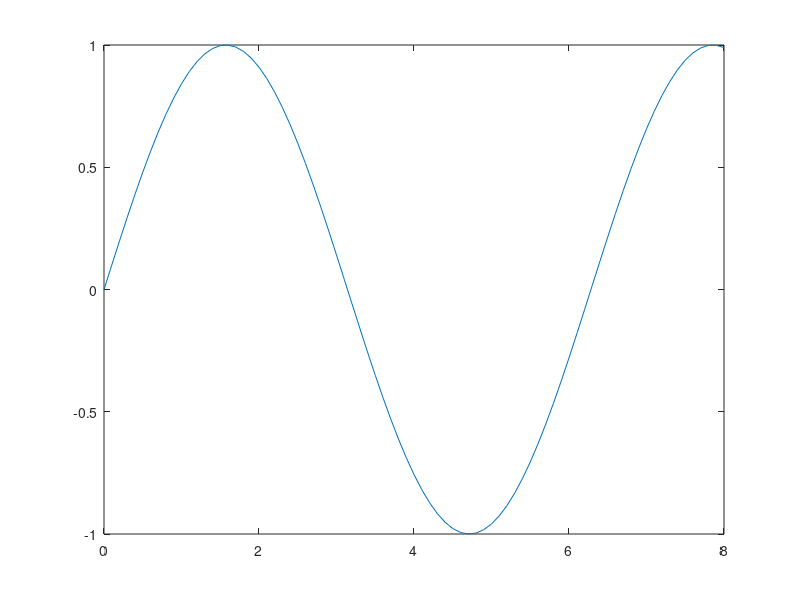

Reproduce this figure in MATLAB. (Note: this script raises an error after producing the figure.)
function PlotUpdateTimeCompare()    
    x = 0:.1:8;
    y = sin(x);
    h = plot(x,y);
    set(h,'YDataSource','y')
    set(h,'XDataSource','x')
    y = sin(x.^3);

    tic
    for i=1:1000
        refreshdata(h,'caller');
    end
    toc 

    tic
    for i=1:100
        delete(h);
        h = plot(x,y);
    end
    toc     

    tic
    for i=1:100
        set(h,'XData',x,'YData',y);
    end
    toc 

end